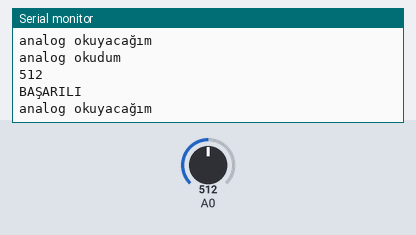
Recording of a sketch running on a simulated Arduino Uno, built with avr-gcc and run on an emulated ATmega328P. Parts: the last lines printed to the serial monitor. Inputs (shaded band) come from the test bench; at power-on: A0 = 512.

Above: at 1.2 s.
1.3 s: A0 set to 992
At 2.3 s:
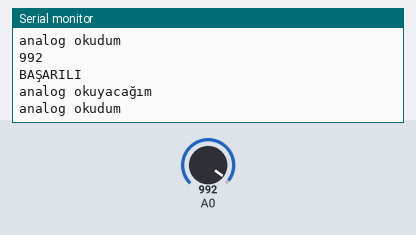
4.3 s: A0 set to 1014
At 5.2 s:
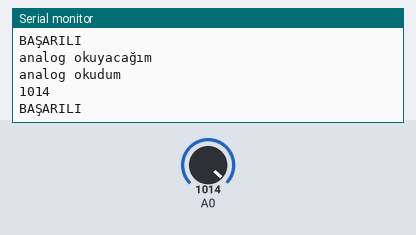
8.8 s: A0 set to 463
At 9.6 s:
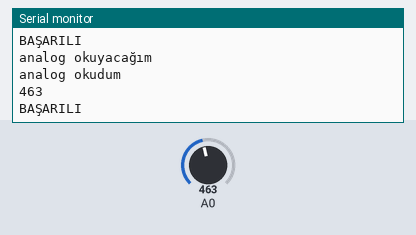
10.3 s: A0 set to 433
At 11.0 s:
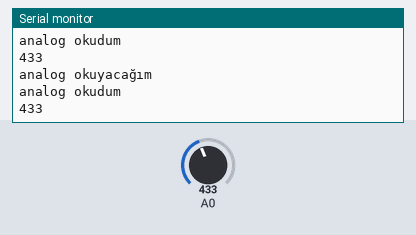
Timing chart, 0 to 13.3 s (numbered marks = the images above; inputs shaded):
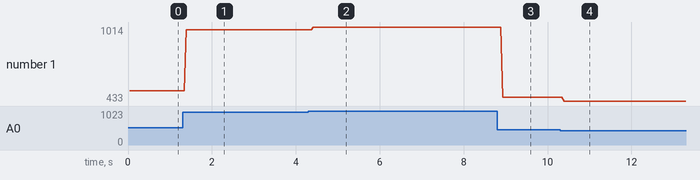

Measured:
- the behaviour switches between 999 and 1000 on A0 (found by bisection; images 1 and 2)
- the behaviour switches between 451 and 450 on A0 (found by bisection; images 3 and 4)
- after the input at 1.3 s, the serial monitor: prints a new line after 0.09 s (image 1)
- after the input at 4.3 s, the serial monitor: prints a new line after 0.12 s (image 2)
- after the input at 8.8 s, the serial monitor: prints a new line after 0.14 s (image 3)
- after the input at 10.3 s, the serial monitor: prints a new line after 0.10 s (image 4)
- plotted number 1: 512 → 992 after the input at 1.3 s, 992 → 1014 after the input at 4.3 s, 1014 → 463 after the input at 8.8 s, 463 → 433 after the input at 10.3 s

The sketch:

gaz_sens_r__okuma.ino
```cpp
int esikDegeri = 450; //Gaz eşik değerini belirliyoruz.

int deger; //Sensörden okunan değer

void setup() {
  Serial.begin(9600);
}

void loop() {

  Serial.println("analog okuyacağım");
  deger = analogRead(A0); //Sensörden analog değer okuyoruz.
  Serial.println("analog okudum");
  Serial.println(deger);
  if (deger > esikDegeri) { //Sensörden okunan değer eşik değerinden büyükse çalışır.
    Serial.println("BAŞARILI");
  }
}
```
